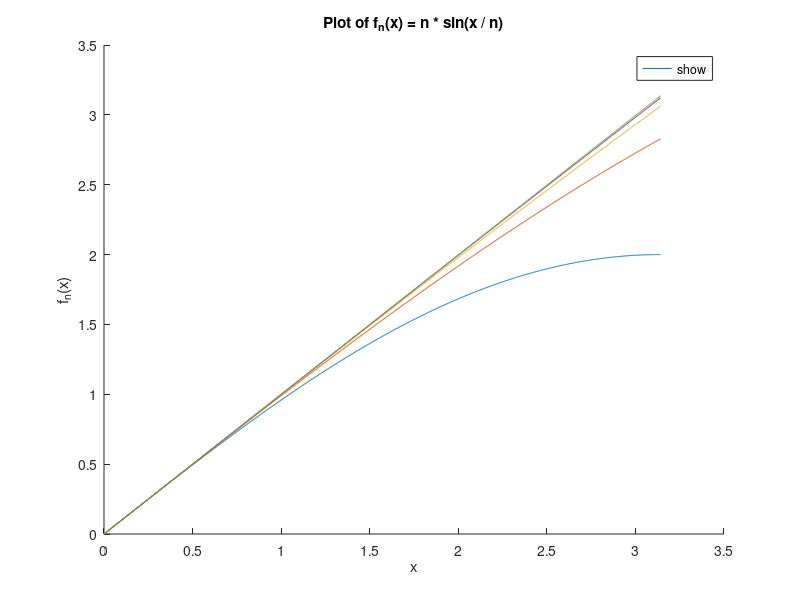
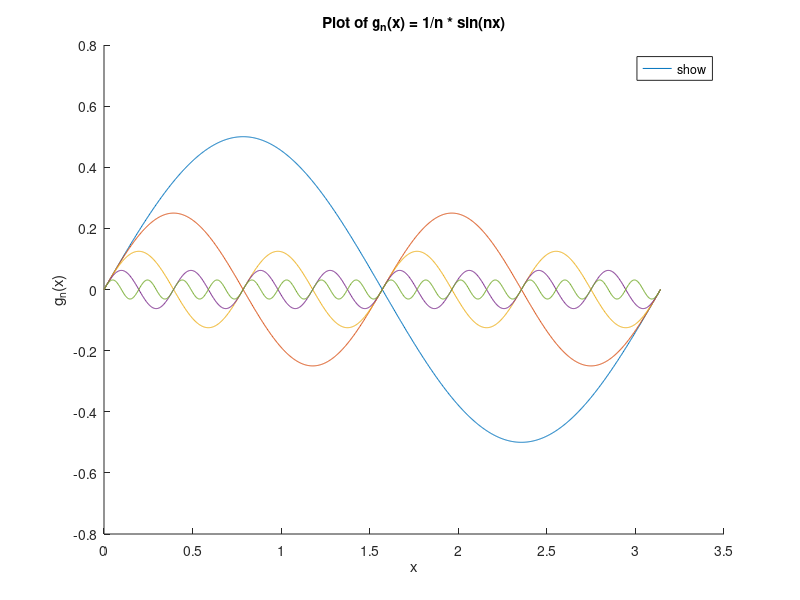
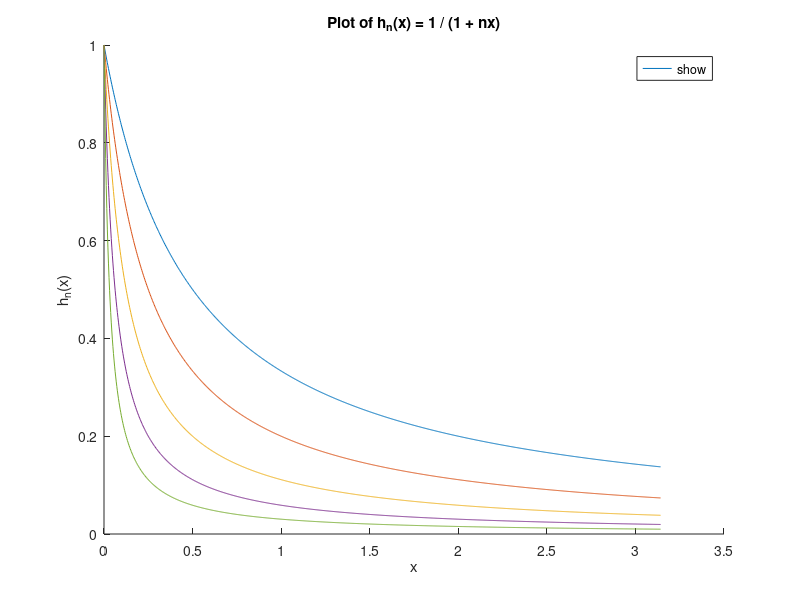
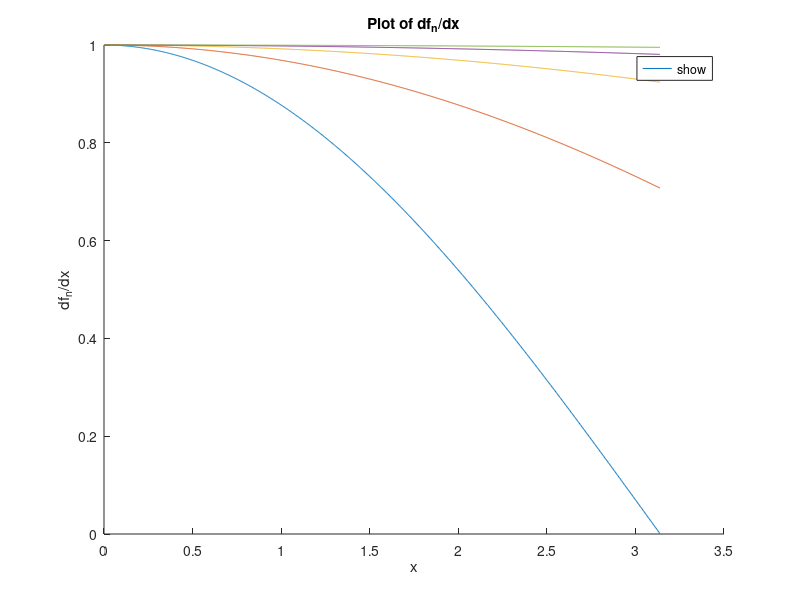

Here is the MATLAB script that generated these plots, in order: (Note: this script raises an error after producing the figures.)
%% q1.1.1 plot functions
close all
% Define x in the interval (0, pi)
x = linspace(0,pi,1000);

% Define n values
n_values = 2.^(1:5);

% Create and plot f_n(x)
figure
hold on
for n = n_values
    fn = n * sin(x./n);
    plot(x,fn,'DisplayName',sprintf('n = %d',n))
end
title('Plot of f_n(x) = n * sin(x / n)')
xlabel('x')
ylabel('f_n(x)')
legend('show','Location','best')
hold off

% Create and plot g_n(x)
figure
hold on
for n = n_values
    gn = 1./n * sin(n.*x);
    plot(x,gn,'DisplayName',sprintf('n = %d',n))
end
title('Plot of g_n(x) = 1/n * sin(nx)')
xlabel('x')
ylabel('g_n(x)')
legend('show','Location','best')
hold off

% Create and plot h_n(x)
figure
hold on
for n = n_values
    hn = 1./(1 + n.*x);
    plot(x,hn,'DisplayName',sprintf('n = %d',n))
end
title('Plot of h_n(x) = 1 / (1 + nx)')
xlabel('x')
ylabel('h_n(x)')
legend('show','Location','best')
hold off

%% q1.1.2 plot derivatives 

% Define x in the interval (0, pi)
x = linspace(0,pi,1000);
dx = x(2) - x(1);  % compute delta x for derivative

% Define n values
n_values = 2.^(1:5);

% Create and plot derivatives of f_n(x)
figure
hold on
for n = n_values
    fn = n * sin(x./n);
    dfn = diff(fn)./dx;
    plot(x(1:end-1),dfn,'DisplayName',sprintf('n = %d',n))
end
title('Plot of df_n/dx')
xlabel('x')
ylabel('df_n/dx')
legend('show','Location','best')
hold off

% Create and plot derivatives of g_n(x)
figure
hold on
for n = n_values
    gn = 1./n * sin(n.*x);
    dgn = diff(gn)./dx;
    plot(x(1:end-1),dgn,'DisplayName',sprintf('n = %d',n))
end
title('Plot of dg_n/dx')
xlabel('x')
ylabel('dg_n/dx')
legend('show','Location','best')
hold off

% Create and plot derivatives of h_n(x)
figure
hold on
for n = n_values
    hn = 1./(1 + n.*x);
    dhn = diff(hn)./dx;
    plot(x(1:end-1),dhn,'DisplayName',sprintf('n = %d',n))
end
title('Plot of dh_n/dx')
xlabel('x')
ylabel('dh_n/dx')
legend('show','Location','best')
hold off

%% q1.3 
syms x n real;  % declare x and n as symbolic variables

f = n * sin(x/n);  % define the function
f_squared = f^2;  % square the function

% compute the integral
integral_f_squared = int(f_squared, x, 0, pi);

% display the result
disp(integral_f_squared);

f_derivative = diff(f, x);  % compute the derivative of f
disp(f_derivative);
f_derivative_squared = f_derivative^2;  % square the derivative

% compute the integral of the squared derivative
integral_f_derivative_squared = int(f_derivative_squared, x, 0, pi);

% display the result
disp(integral_f_derivative_squared);

%% q1.3.2
close all
% define f_l2 and f_h1
f_l2 = integral_f_squared^0.5;
f_h1 = (integral_f_derivative_squared + integral_f_squared)^0.5;

% create an array of n values
n_values = 1:0.1:10;

% convert symbolic functions to function handles for numerical evaluation
f_l2_handle = matlabFunction(f_l2);
f_h1_handle = matlabFunction(f_h1);

% compute f_l2 and f_h1 values for given n values
f_l2_values = f_l2_handle(n_values);
f_h1_values = f_h1_handle(n_values);

% create and configure the plot
figure
plot(n_values, f_l2_values, 'DisplayName', '||f||_{0,2}')
hold on
plot(n_values, f_h1_values, 'DisplayName', '||f||_{1,2}')
xlabel('n')
ylabel('Function Value')
title('Plot of ||f||_{0,2} and ||f||_{1,2} vs n')
legend('show','Location','best')
hold off
%% q1.4.1
close all
% declare x and n as symbolic variables
syms x n real;

% define the functions
f_n = n * sin(x/n); 
f_inf = x; 

% calculate the difference
f_diff = f_n - f_inf;

% calculate the square of the difference
f_diff_squared = f_diff^2;

% calculate the square of the derivative of the difference
f_diff_derivative_squared = (diff(f_diff, x))^2;

% compute the integrals of the squares and their square roots
l2_norm = sqrt(int(f_diff_squared, x, 0, pi));
h1_norm = sqrt(int(f_diff_squared + f_diff_derivative_squared, x, 0, pi));

% convert symbolic expressions to function handles for numerical evaluation
l2_norm_handle = matlabFunction(l2_norm, 'Vars', {n});
h1_norm_handle = matlabFunction(h1_norm, 'Vars', {n});
f_diff_handle = matlabFunction(f_diff, 'Vars', {n, x});

% create an array of n values
n_values = linspace(1, 50, 100);
x = linspace(0, pi, 50);
% compute l2_norm and h1_norm values for given n values
l2_norm_values = arrayfun(l2_norm_handle, n_values);
h1_norm_values = arrayfun(h1_norm_handle, n_values);

% compute inf_norm values for each n using numerical optimization
inf_norm_values = zeros(size(n_values));

for i = 1:numel(n_values)
    inf_norm_values(i) = max(abs(f_diff_handle(n_values(i), x)));
end

% create and configure the plot
% figure
% hold on
% plot(n_values, l2_norm_values, 'DisplayName', 'L2 Norm')
% plot(n_values, inf_norm_values, 'DisplayName', 'Infinity Norm')
% plot(n_values, h1_norm_values, 'DisplayName', 'H1 Norm')
% xlabel('n')
% ylabel('Norm')
% title('Plot of L2, Infinity, and H1 Norms vs n')
% legend('show','Location','best')
% hold off
%%
% create and configure the plot
figure
loglog(n_values, l2_norm_values, 'LineWidth', 2, 'DisplayName', 'L2 Norm')
hold on
loglog(n_values, inf_norm_values, 'LineWidth', 2, 'DisplayName', 'Infinity Norm')
loglog(n_values, h1_norm_values, 'LineWidth', 2, 'DisplayName', 'H1 Norm')
xlabel('n')
ylabel('Norm')
title('Log-Log Plot of L2, Infinity, and H1 Norms vs n')
legend('show','Location','best')
grid on
hold off

%%
close all
% declare x and n as symbolic variables
syms x n real;

% define the functions
f_n = 1/n * sin(n*x); 
f_inf = 0; 

% calculate the difference
f_diff = f_n - f_inf;

% calculate the square of the difference
f_diff_squared = f_diff^2;

% calculate the square of the derivative of the difference
f_diff_derivative_squared = (diff(f_diff, x))^2;

% compute the integrals of the squares and their square roots
l2_norm = sqrt(int(f_diff_squared, x, 0, pi));
h1_norm = sqrt(int(f_diff_squared + f_diff_derivative_squared, x, 0, pi));

% convert symbolic expressions to function handles for numerical evaluation
l2_norm_handle = matlabFunction(l2_norm, 'Vars', {n});
h1_norm_handle = matlabFunction(h1_norm, 'Vars', {n});
f_diff_handle = matlabFunction(f_diff, 'Vars', {n, x});

% create an array of n values
n_values = linspace(1, 50, 100);
x = linspace(0, pi, 50);
% compute l2_norm and h1_norm values for given n values
l2_norm_values = arrayfun(l2_norm_handle, n_values);
h1_norm_values = arrayfun(h1_norm_handle, n_values);

% compute inf_norm values for each n using numerical optimization
inf_norm_values = zeros(size(n_values));

for i = 1:numel(n_values)
    inf_norm_values(i) = max(abs(f_diff_handle(n_values(i), x)));
end

% create and configure the plot
% figure
% hold on
% plot(n_values, l2_norm_values, 'DisplayName', 'L2 Norm')
% plot(n_values, inf_norm_values, 'DisplayName', 'Infinity Norm')
% plot(n_values, h1_norm_values, 'DisplayName', 'H1 Norm')
% xlabel('n')
% ylabel('Norm')
% title('Plot of L2, Infinity, and H1 Norms vs n')
% legend('show','Location','best')
% hold off
figure
loglog(n_values, l2_norm_values, 'LineWidth', 2, 'DisplayName', 'L2 Norm')
hold on
loglog(n_values, inf_norm_values, 'LineWidth', 2, 'DisplayName', 'Infinity Norm')
loglog(n_values, h1_norm_values, 'LineWidth', 2, 'DisplayName', 'H1 Norm')
xlabel('n')
ylabel('Norm')
title('Log-Log Plot of L2, Infinity, and H1 Norms vs n')
legend('show','Location','best')
grid on
hold off

%%
close all
% declare x and n as symbolic variables
syms x n real;

% define the functions
f_n = 1/(1 + n *x); 
f_inf = 0; 

% calculate the difference
f_diff = f_n - f_inf;

% calculate the square of the difference
f_diff_squared = f_diff^2;

% calculate the square of the derivative of the difference
f_diff_derivative_squared = (diff(f_diff, x))^2;

% compute the integrals of the squares and their square roots
%l2_norm = sqrt(int(f_diff_squared, x, 0.0, pi));
l2_norm = (pi / (n * pi + 1))^0.5;
%h1_norm = sqrt(int(f_diff_squared + f_diff_derivative_squared, x, 0.0, pi));
h1_norm = ((n^2/3 + 1)/n - ((pi^2 + 1/3)*n^2 + 2*pi*n + 1)/(n*(n*pi + 1)^3)) ^0.5; 

% convert symbolic expressions to function handles for numerical evaluation
l2_norm_handle = matlabFunction(l2_norm, 'Vars', {n});
h1_norm_handle = matlabFunction(h1_norm, 'Vars', {n});
f_diff_handle = matlabFunction(f_diff, 'Vars', {n, x});

% create an array of n values
n_values = linspace(1, 50, 100);
x = linspace(0, pi, 50);
% compute l2_norm and h1_norm values for given n values
l2_norm_values = arrayfun(l2_norm_handle, n_values);
h1_norm_values = arrayfun(h1_norm_handle, n_values);

% compute inf_norm values for each n using numerical optimization
inf_norm_values = zeros(size(n_values));

for i = 1:numel(n_values)
    inf_norm_values(i) = max(abs(f_diff_handle(n_values(i), x)));
end

% create and configure the plot
% figure
% hold on
% plot(n_values, l2_norm_values, 'DisplayName', 'L2 Norm')
% plot(n_values, inf_norm_values, 'DisplayName', 'Infinity Norm')
% plot(n_values, h1_norm_values, 'DisplayName', 'H1 Norm')
% xlabel('n')
% ylabel('Norm')
% title('Plot of L2, Infinity, and H1 Norms vs n')
% legend('show','Location','best')
% hold off
figure
loglog(n_values, l2_norm_values, 'LineWidth', 2, 'DisplayName', 'L2 Norm')
hold on
loglog(n_values, inf_norm_values, 'LineWidth', 2, 'DisplayName', 'Infinity Norm')
loglog(n_values, h1_norm_values, 'LineWidth', 2, 'DisplayName', 'H1 Norm')
xlabel('n')
ylabel('Norm')
title('Log-Log Plot of L2, Infinity, and H1 Norms vs n')
legend('show','Location','best')
grid on
hold off

%% q2.0
close all 
k_array = [1,2,4];
i_array = [1,4,5,6];
nel_array = 2.^(i_array(:));

v_w_func = @(w, x) cos(w * x);
w_w_func = @(w, x) max(x.^w, 0);

u_func = @(x) v_w_func(30.0, x);
coord = [-1.0, 1.0];
plot_size = 50; % plot size per mesh
[int_func_array, plot_coord_array] = assemble(nel_array(4), k_array(2), coord, u_func, plot_size);
total_plot_size = plot_size * nel_array(4);
plot_func(plot_coord_array, int_func_array, u_func);

function plotConvergence(h_array, error_array)

    % Check inputs
    if length(h_array) ~= length(error_array)
        error('Input arrays must be of the same length.')
    end

    % Create figure
    figure('Color', 'w', 'Units', 'inches', 'Position', [1 1 7 5])

    % Create log-log plot
    loglog(h_array, error_array, 'ko-', 'LineWidth', 2, 'MarkerSize', 10)

    % Calculate and display the slope of the line
    P = polyfit(log(h_array(end-1:end)), log(error_array(end-1:end)), 1);
    disp(['The slope of the line is ', num2str(P(1))])

    % Add line showing slope
    hold on
    loglog(h_array, exp(P(2))*h_array.^P(1), 'r--', 'LineWidth', 2)

    % Add labels, title, and legend
    xlabel('Log(HMax)', 'FontSize', 14)
    ylabel('log(e_{a,2}(u_i - u_{i+1}))', 'FontSize', 14)
    title('Convergence Plot', 'FontSize', 16)
    legend('Data', ['Slope = ', num2str(P(1))], 'Location', 'best')
    grid on
    % Set axes properties
    set(gca, 'FontSize', 12, 'Box', 'on', 'XMinorTick', 'on', 'YMinorTick', 'on', 'XScale', 'log', 'YScale', 'log')

end

function plot_func(plot_coord_array, int_value_array, exact_func)
    % Input:
    % int_func - symbolic function with variable x
    % exact_func - anonymous function
    % coords - array of two endpoints

    y_values = exact_func(plot_coord_array);
    
    % Create a new figure
    figure;
    
    % Plot the symbolic function
    plot(plot_coord_array, int_value_array, 'LineWidth', 2, 'DisplayName', 'int\_func');
    hold on;
    
    % Plot the anonymous function
    plot(plot_coord_array, y_values, 'LineWidth', 2, 'DisplayName', 'exact\_func');
    
    % Add title and labels
    title('Comparison of int\_func and exact\_func');
    xlabel('x');
    ylabel('y');
    
    % Add legend
    legend('Location', 'best');
    
    hold off;
end


function [int_func_array, plot_coord_array] = assemble(nel, k, coord, u_func, plot_size)
    % nel: element number
    % k: polynomial order
    % coord: end points of the entire domain
    % u_func: ground truth
    %int_func_value = zeros(plot_size, 1);
    plot_coord_array = zeros(1, plot_size*nel );
    int_func_array = zeros(1, plot_size*nel );
    coord_array = linspace(coord(1), coord(2), nel + 1);
    for i = 1:nel
        % loop through element
        x_coord = coord_array(i: i+1);
        L = lagrange_interpolant(k, x_coord, u_func);
        plot_coord = linspace(x_coord(1), x_coord(2), plot_size);
        for j = 1:k+1
            % loop through local shape functions
            %disp(plot_coord(1,:));
            int_func_array(1, ( i-1)*plot_size + 1 : i*plot_size) = int_func_array(1, ( i-1)*plot_size + 1 : i*plot_size) +...
                                        double(subs(L(j), plot_coord(1,:)));
           
            plot_coord_array(1, ( i-1)*plot_size + 1 : i*plot_size) = plot_coord(1,:);
            %disp(double(subs(L(j), plot_coord(1,:))));
            %int_func = int_func + L(j);
        end 
    end
    
end

function L = lagrange_interpolant(k, x_coord, u_func)
    % Input: 
    % k - order of the Lagrange polynomial
    % x_coord - vector with start and end points of the interval [x_start, x_end]
    % u_func is the function to be approximated 

    % Create k+1 equally spaced nodes within the interval
    x_nodes = linspace(x_coord(1), x_coord(2), k+1);
    u_values = u_func(x_nodes);

    % Declare x as symbolic variable
    syms x;

    % Initialize L as a zero polynomial
    L = sym(zeros(1, k+1));

    % Compute the Lagrange polynomials
    for j = 1:(k+1)
        % Start with L_j(x) = 1
        L(j) = 1;

        % Multiply by (x - x_i) / (x_j - x_i) for all i ≠ j
        for i = 1:(k+1)
            if i ~= j
                L(j) = L(j) * (x - x_nodes(i)) / (x_nodes(j) - x_nodes(i));
            end
        end
        L(j) = L(j)*u_values(j);
    end

    %Modify the Lagrange polynomials so they are 0 outside of x_coord
    for j = 1:(k+1)
        L(j) = piecewise(x < x_coord(1), 0, x > x_coord(2), 0, L(j));
    end

end






